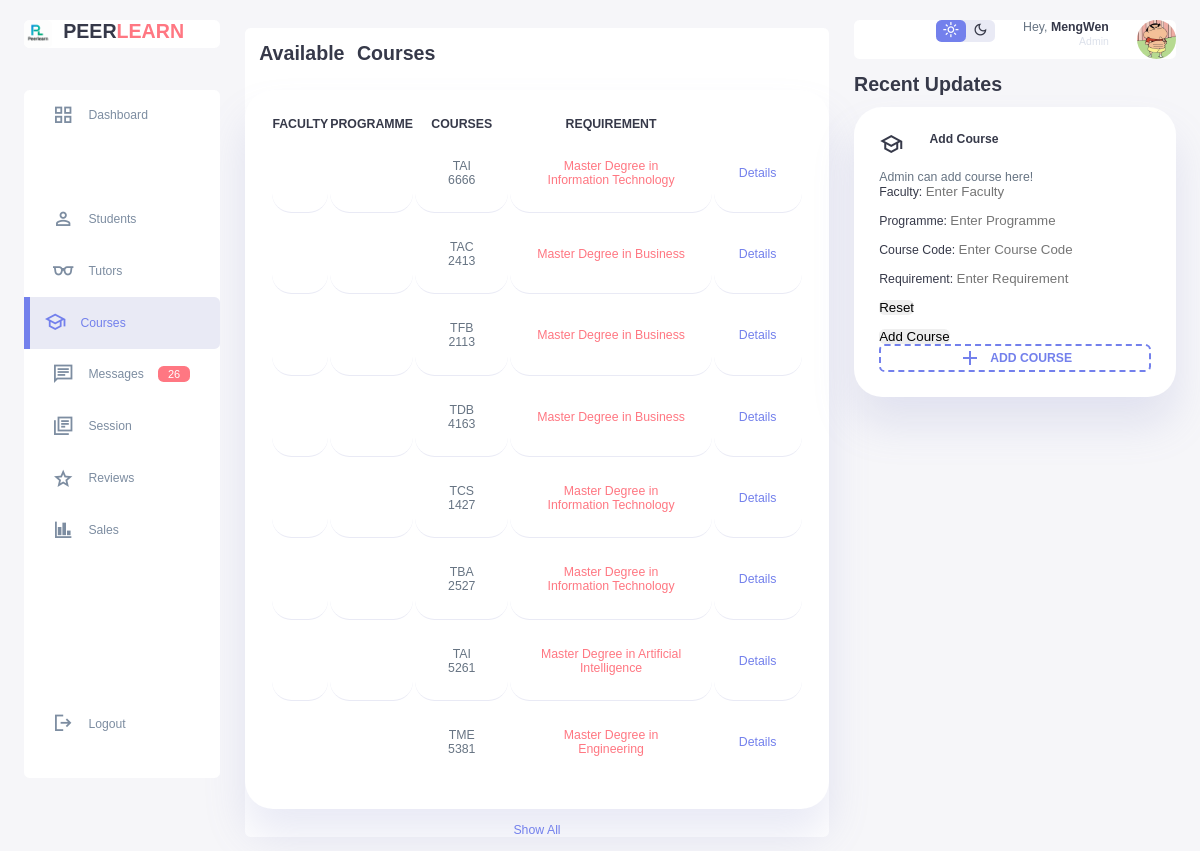
The app's page /admin_course.php with its own data.
### tables this page shows
CREATE TABLE `courses` (
  `course_id` int(11) NOT NULL,
  `course_code` varchar(10) NOT NULL,
  `course_name` varchar(100) NOT NULL,
  `requirement` varchar(100) NOT NULL
);

### admin_course.php (the view, shortened to what this page needs)
<!DOCTYPE html>
<html lang="en">
<head>
    <link rel="stylesheet" href="coursestyle.css">
</head>
<body>
    <div class="container">
        <aside>
            <div class="top">
                <div class="logo">
                    <img src="image/logo.png">
                    <h2>PEER<span class="danger">LEARN</span></h2>
                </div>
            </div>
            <div class="sidebar">
                <a href="admin.php"><span class="material-symbols-sharp">grid_view</span><h3>Dashboard</h3></a>
                <a href="#"></a>
                <a href="admin_student.php"><span class="material-symbols-sharp">person</span><h3>Students</h3></a>
                <a href="admin_tutors.php"><span class="material-symbols-sharp">eyeglasses</span><h3>Tutors</h3></a>
                <a href="admin_course.php" class="active"><span class="material-symbols-sharp">school</span><h3>Courses</h3></a>
                <a href="message.php"><span class="material-symbols-sharp">chat</span><h3>Messages</h3><span class="message-count">26</span></a>
                <a href="session.php"><span class="material-symbols-sharp">library_books</span><h3>Session</h3></a>
                <a href="admin_review.php"><span class="material-symbols-sharp">star</span><h3>Reviews</h3></a>
                <a href="sales.php"><span class="material-symbols-sharp">finance</span><h3>Sales</h3></a>
                <a href="home_page.php"><span class="material-symbols-sharp">logout</span><h3>Logout</h3></a>
            </div>
        </aside>
        <main>
            <div class="available_courses">
                <h2>Available Courses</h2>
                <table>
                    <thead>
                        <tr>
                            <th>FACULTY</th>
                            <th>PROGRAMME</th>
                            <th>COURSES</th>
                            <th>REQUIREMENT</th>
                            <th></th>
                        </tr>
                    </thead>
                    <tbody>
                        <?php
                        $servername = "localhost";
                        $username = "root";
                        $password = "";
                        $dbname = "peer_tutoring_platform";
                        $conn = new mysqli($servername, $username, $password, $dbname);
                        $sql = "SELECT * FROM courses";
                        $result = $conn->query($sql);
                        if ($result->num_rows > 0) {
                            while($row = $result->fetch_assoc()) {
                                echo "<tr>
                                    <td>".$row["faculty"]."</td>
                                    <td>".$row["programme"]."</td>
                                    <td>".$row["course_code"]."</td>
                                    <td class='danger'>".$row["requirement"]."</td>
                                    <td class='primary'>Details</td>
                                </tr>";
                            }
                        } else {
                            echo "<tr><td colspan='5'>No courses found</td></tr>";
                        }
                        ?>
                    </tbody>
                </table>
                <a href="#">Show All</a>
            </div>
        </main>
        <div class="right">
            <div class="top">
                <div class="theme-toggler">
                    <span class="material-symbols-sharp active">light_mode</span>
                    <span class="material-symbols-sharp">dark_mode</span>
                </div>
                <div class="profile">
                    <div class="info">
                        <p>Hey, <b>MengWen</b></p>
                        <small class="text-muted">Admin</small>
                    </div>
                    <div class="profile-photo">
                        <img src="image/profile-1.jpg">
                    </div>
                </div>
            </div>
            <div class="recent-updates">
                <h2>Recent Updates</h2>
                <div class="updates">
                    <div class="update">
                        <span class="material-symbols-sharp">school</span>
                        <h3>Add Course</h3>
                    </div>
                    <div class="message">
                        <p>Admin can add course here!</p>
                        <form action="course_record.php" method="POST">
                            <div>
                                <label for="faculty">Faculty:</label>
                                <input type="text" id="faculty" name="faculty" placeholder="Enter Faculty" required>
                            </div>
                            <br>
                            <div>
                                <label for="programme">Programme:</label>
                                <input type="text" id="programme" name="programme" placeholder="Enter Programme" required>
                            </div>
                            <br>
                            <div>
                                <label for="course_code">Course Code:</label>
                                <input type="text" id="course_code" name="course_code" placeholder="Enter Course Code" required>
                            </div>
                            <br>
                            <div>
                                <label for="requirement">Requirement:</label>
                                <input type="text" id="requirement" name="requirement" placeholder="Enter Requirement" required>
                            </div>
                            <br>
                            <div>
                                <input type="reset" value="Reset">
                            </div>
                            <br>
                            <div>
                                <input type="submit" value="Add Course">
                            </div>
                        </form>
                        <div class="item add-course">
                            <div>
                                <span class="material-symbols-sharp">add</span>
                                <h3>ADD COURSE</h3>
                            </div>
                        </div>
                    </div>
                </div>
            </div>
        </div>
    </div>
</body>
</html>

### coursestyle.css (style rules this page uses)
* { margin: 0; padding: 0; outline: 0; appearance: none; border: 0; text-decoration: none; list-style: none; box-sizing: border-box; border-radius: 0.4rem; }
html { font-size: 14px; }
body { width: 100vw; height: 100vh; font-family: poppins, sans-serif; font-size: 0.88rem; background: #f6f6f9; user-select: none; overflow-x: hidden; color: #363949; }
.container { display: grid; width: 96%; margin: 0 auto; gap: 1.8rem; grid-template-columns: 14rem auto 23rem; }
a { color: #363949; }
img { display: block; width: 100%; }
h2 { font-size: 1.4rem; }
h3 { font-size: 0.87rem; }
small { font-size: 0.75rem; }
.profile-photo { width: 2.8rem; height: 2.8rem; border-radius: 50%; overflow: hidden; }
.text-muted { color: #dce1eb; }
p { color:#677483; }
b { color: #363949; }
.primary { color: #7380ec; }
.danger { color: #ff7782; }
aside { height: 100vh; }
aside .top { background: white; display: flex; align-items: center; justify-content: space-between; margin-top: 1.4rem; border-radius: 0.4rem; }
aside .logo { display: flex; gap: 0.8rem; }
aside .logo img { width: 2rem; height: 2rem; }
aside .sidebar { background: rgb(255, 255, 255); display: flex; flex-direction: column; height: 86vh; position: relative; top: 3rem; border-radius: 0.4rem; }
aside h3 { font-weight: 500; }
aside .sidebar a { display: flex; color: #7d8da1; margin-left: 2rem; gap: 1rem; align-items: center; position: relative; height: 3.7rem; transition: all 300ms ease; }
aside .sidebar a span { font-size: 1.6rem; transition: all 300ms ease; }
aside .sidebar a:last-child { position: absolute; bottom: 2rem; width: 100%; }
aside .sidebar a.active { background: rgba(132, 139, 200, 0.18); color: #7380ec; margin-left: 0; }
aside .sidebar a.active:before { content: ""; width: 6px; height: 100%; background: #7380ec; }
aside .sidebar a.active span { color: #7380ec; margin-left: calc(1rem -3 px); }
aside .sidebar .message-count { background: #ff7782; color: #fff; padding: 2px 10px; font-size: 11px; border-radius: 0.4rem; }
.available_courses { margin-top: 2rem; background: #fff; }
.available_courses h2 { margin-bottom: 0.8rem; word-spacing: 0.5rem; padding: 1rem; }
.available_courses table { background:#fff; width: 100%; border-radius:2rem; padding:1.8rem; text-align: center; box-shadow: 0 2rem 3rem rgba(132, 139, 200, 0.18); transition: all 300ms ease; }
table tbody td { height: 2.8rem; border-bottom: 1px solid rgba(132, 139, 200, 0.18); color: #677483; text-align: center; padding:1.8rem; background: white; border-radius: 1.4rem; }
table tbody tr:last-child td { border: none; }
.available_courses a { text-align: center; display: block; margin: 1rem auto; color: #7380ec; }
.right { margin-top: 1.4rem; }
.right .top { display: flex; justify-content: end; gap: 2rem; background: #fff; }
.right .theme-toggler { background:rgba(132, 139, 200, 0.18); display: flex; justify-content: space-between; align-items: center; height: 1.6rem; width: 4.2rem; cursor: pointer; border-radius: 0.4rem; }
.right .theme-toggler span { font-size: 1.2rem; width: 50%; height: 100%; display: flex; align-items: center; justify-content: center; }
.right .theme-toggler span.active { background: #7380ec; color: white; border-radius: 0.4rem; }
.right .top .profile { display: flex; gap: 2rem; text-align: right; }
.recent-updates { margin-top: 1rem; }
.recent-updates h2 { margin-bottom: 0.8rem; }
.recent-updates .updates { background: #fff; padding:1.8rem; border-radius: 2rem; box-shadow: 0 2rem 3rem rgba(132, 139, 200, 0.18); transition: all 300ms ease; }
.recent-updates .updates .update { display: grid; grid-template-columns: 2.6rem auto; gap: 1rem; margin-bottom: 1rem; }
.recent-updates .add-course { background-color: transparent; border: 2px dashed #7380ec; color: #7380ec; display: flex; align-items: center; justify-content: center; }
.recent-updates .add-course div { display: flex; align-items: center; gap: 0.6rem; }
.recent-updates .add-course div h3 { font-weight: 600; }

### records on screen
courses: course_code "TAI 6666", requirement "Master Degree in Information Technology"
courses: course_code "TAC 2413", requirement "Master Degree in Business"
courses: course_code "TFB 2113", requirement "Master Degree in Business"
courses: course_code "TDB 4163", requirement "Master Degree in Business"
courses: course_code "TCS 1427", requirement "Master Degree in Information Technology"
courses: course_code "TBA 2527", requirement "Master Degree in Information Technology"
courses: course_code "TAI 5261", requirement "Master Degree in Artificial Intelligence"
courses: course_code "TME 5381", requirement "Master Degree in Engineering"
